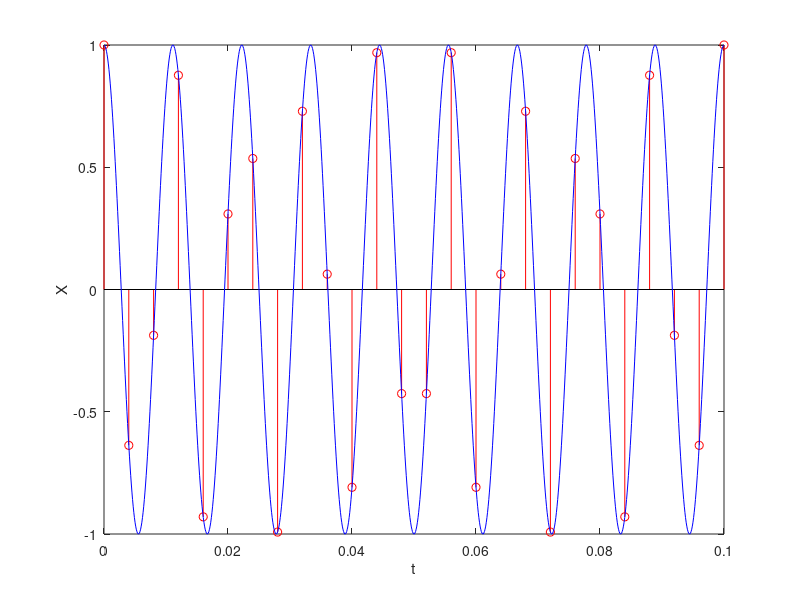
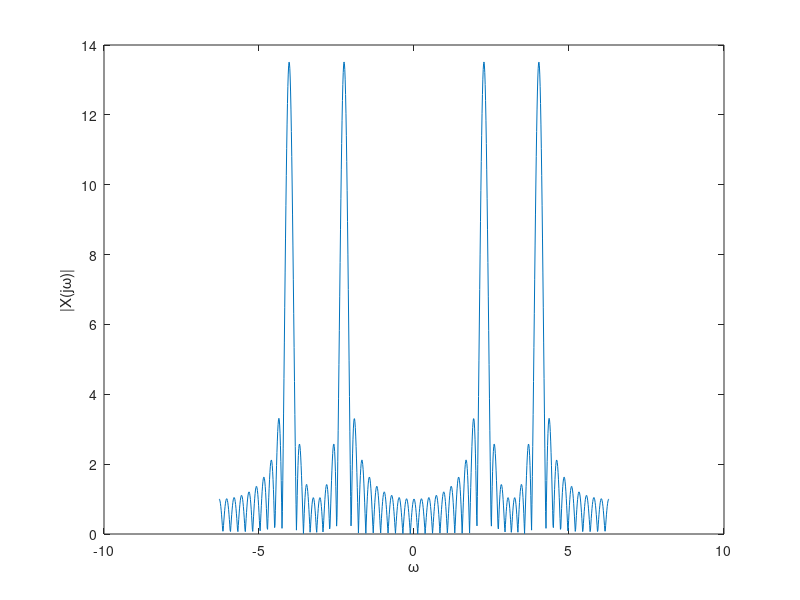
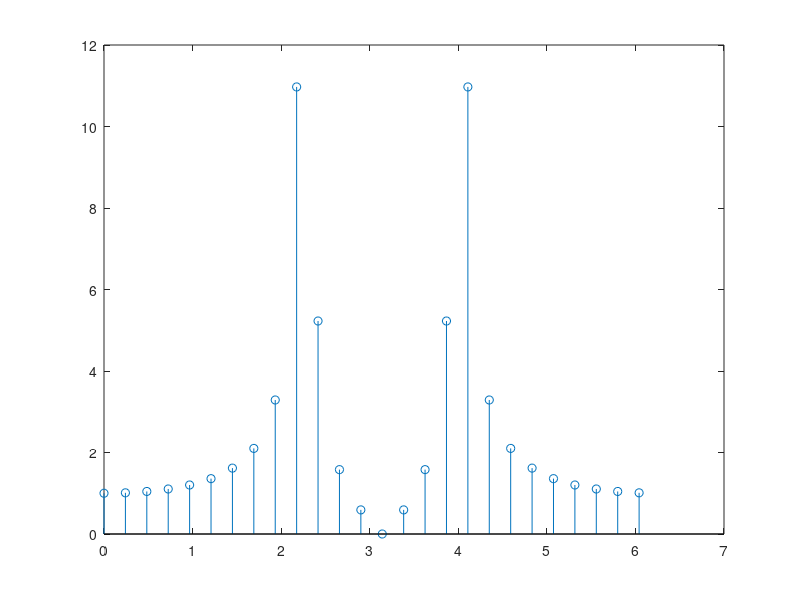

Reproduce these figures in MATLAB, in order.
sampling_frequency=250;                   % sampling frequency
sampling_interval=1/250;                  % sampling interval
t1 = 0:sampling_interval:0.1;             % Time vector
x1 = cos(2*pi*90*t1);                     % Signal

t2=linspace(0,0.1,1000);
x2 = cos(2*pi*90*t2);
figure
stem(t1,x1,'ro-');                        % plot smapled signal in time domain
hold on
plot(t2,x2,'b')                           % plot the original signal

xlabel('t');
ylabel('X');

w = linspace(-2*pi, 2*pi, 1000);

X_deft=[];
for n=1:size(w,2)
    X_deft_array=[];
    for p=1:size(x1,2)
        X_deft_array(end+1)=exp(-i*w(n)*(p-1))*x1(p);
    end
    X_deft(end+1)=sum(X_deft_array);
end
figure
plot(w,abs(X_deft));
xlabel('\omega');
ylabel('|X(j\omega)|');
P=26;
figure
w_k = (0:P-1) * (2*pi/P);
X_dft=fft(x1);
stem(w_k,abs(X_dft));

